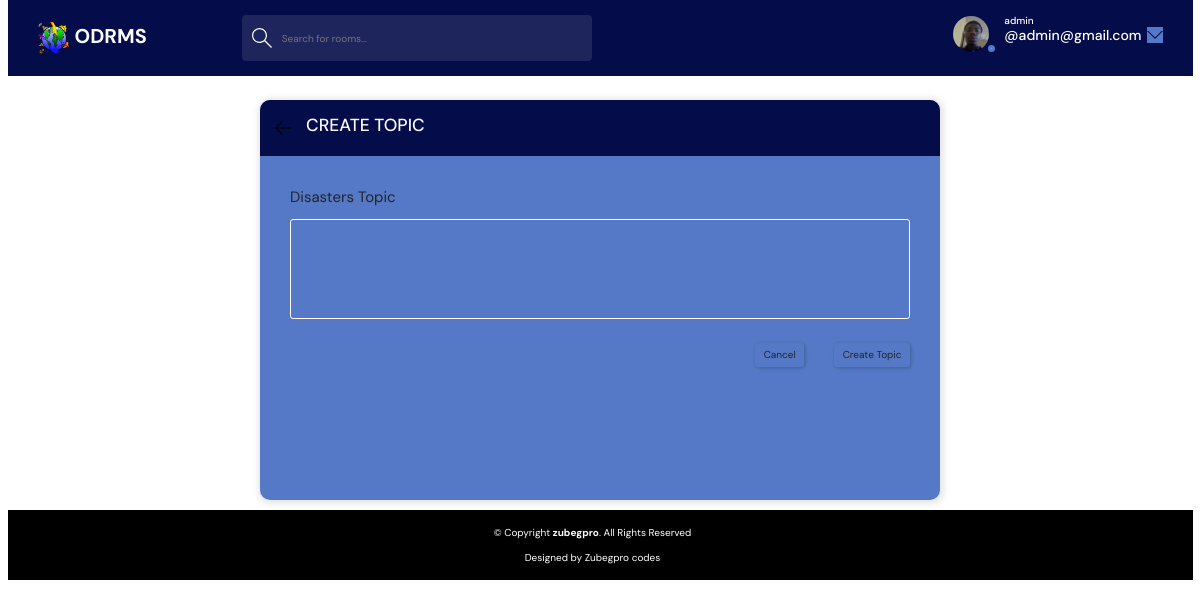
The page /create-topic (signed in) on the database its author committed.
### base/models.py (models this page shows)
class CustomUser(AbstractUser):
    email = models.EmailField(unique=True,)
    bio = models.TextField(blank=True)
    nin = models.CharField(max_length=11, null=True)
    phoneNo = models.CharField(max_length=11, null=True)
    address = models.CharField(max_length=250, null=True)
    avatar = models.ImageField(null=True, upload_to='images/', default='avatar.svg')
    updated = models.DateTimeField(auto_now=True)
    created= models.DateTimeField(auto_now_add=True)
    USERNAME_FIELD = 'email'
    REQUIRED_FIELDS = []
    class Meta:
        ordering = ['updated', 'created']
    def __str__(self):
        return self.username  # Display the name of the user in the admin panel

### base/views.py (the view, shortened to what this page needs)
# urls.py: path('create-topic',views.createTopic, name='create-topics'),
def createTopic(request):
    form= Categoryform()
    return render(request, 'base/create_topic.html', context = {'form': form})

### base/forms.py
class Categoryform(ModelForm):
    class Meta:
        model= Category
        fields=['name']

### base/templates/base/create_topic.html (shortened to what this page needs)
{% extends 'main.html' %}
{% block content %}
<main class="create-room layout">
    <div class="container d-flex justify-content-center">
      <div class="layout__box">
        <div class="layout__boxHeader">
          <div class="layout__boxTitle">
            <a href="{% url 'home'%}">
              <svg version="1.1" xmlns="http://www.w3.org/2000/svg" width="32" height="32" viewBox="0 0 32 32">
                <title>arrow-left</title>
                <path
                  d="M13.723 2.286l-13.723 13.714 13.719 13.714 1.616-1.611-10.96-10.96h27.625v-2.286h-27.625l10.965-10.965-1.616-1.607z">
                </path>
              </svg>
            </a>
            <h3>Create Topic</h3>
          </div>
        </div>
        <div class="layout__body">
          <form class="form" action="" method="POST" >
            <div class="form__group">
              <label for = 'report_topic' >Disasters Topic </label>
             {{form.name}}
            </div>
            <div class="form__action">
              <a class="btn btn--dark" href="{% url 'home'%}">Cancel</a>
              <button class="btn btn--main" type="submit">Create Topic</button>
            </div>
          </form>
        </div>
      </div>
    </div>
  </main>
{% endblock %}

### templates/navbar.html (shortened to what this page needs)
{% load static %}
<header class="header header--loggedIn sticky-top">
  <div class="container">
    <a href="/" class="header__logo">
      <img src="{% static 'med_img/icons/logo.png' %}" alt="Icon" />
      <h1>ODRMS</h1>
    </a>
    <form class="header__search" action="{% url 'home' %}" method="GET">
      <label>
        <input placeholder="Search for rooms..." name="h">
      </label>
    </form>
    <nav class="header__menu pr-2 pl-0">
    {% if request.user.is_authenticated %}
      <div class="header__user  text-white">
        <a href="{% url 'user-profile' user.id %}">
          <div class="avatar avatar--medium active">
            <img src={{request.user.avatar.url}} />
          </div>
          <p>{{request.user.username}} <span>@{{request.user.email}}</span></p>
        </a>
        <button class="dropdown-button">
          <svg  version="1.1" xmlns="http://www.w3.org/2000/svg" width="32" height="32" style="background-color:#5579c6 ; color: rgb(243, 243, 247);" viewBox="0 0 32 32">
            <title>chevron-down</title>
            <path d="M16 21l-13-13h-3l16 16 16-16h-3l-13 13z"></path>
          </svg>
        </button>
      </div>
    {% endif %}
    </nav>
  </div>
</header>

### rows shown on the page
CustomUser: user.avatar (picture), user.username "admin", user.email "admin@gmail.com"
